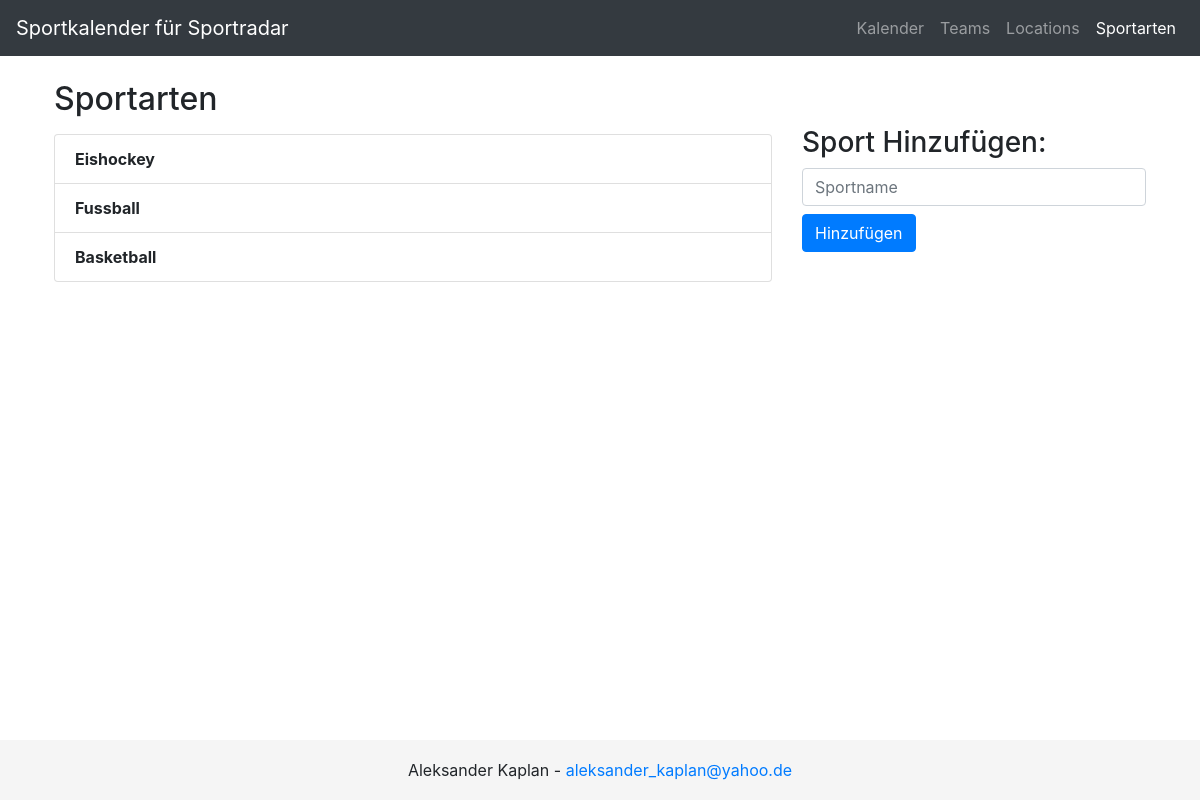
Screenshot of /?l=sports with the database file from the repository.
### tables this page shows
CREATE TABLE `sports` (
  `id` int(11) NOT NULL,
  `name` varchar(255) NOT NULL
);

### classes/Sport.class.php (called while the page is built, shortened)
<?php
class Sport{
    private $db;
    function __construct(){
        try {
            $this->db = new PDO('mysql:host=' . DB_HOST . ';dbname=' . DB_NAME, DB_USER, DB_PW);
        }catch(PDOException $e){
            echo "Verbindung fehlgeschlagen";
            die();
        }
    }
    public function getAll(){
        $stmt = $this->db->prepare("SELECT * FROM sports");
        $stmt->execute();
        $result = $stmt->fetchAll(PDO::FETCH_ASSOC);
        return $result;
    }
}

### views/sports.php (the view, shortened to what this page needs)
<h2>Sportarten</h2>
<div class="row">
    <div class="col-8">
        <ul class="list-group pt-2 pb-2">
            <?php foreach ($sports->getAll() as $sport): ?>
                <li class="list-group-item">
                    <b><?= $sport['name'] ?></b>
                </li>
            <?php endforeach; ?>
        </ul>
    </div>
    <div class="col">
        <h3>Sport Hinzufügen:</h3>
        <form method="POST">
            <input type="text" name="name" placeholder="Sportname" class="form-control mb-2" required>
            <button type="submit" class="btn btn-primary" name="addSport">Hinzufügen</button>
        </form>
    </div>
</div>

### rows the page displays
sports: name "Eishockey"
sports: name "Fussball"
sports: name "Basketball"
